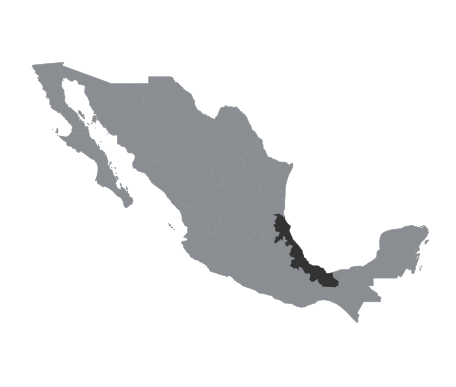

This chart was generated by the following R code:
#### Required libraries
#devtools::install_github("diegovalle/mxmaps") # Install mxmaps from github
library("mxmaps")
library(ggplot2)

#### render the map ####

data(mxstate.map)

MexMap<-ggplot(mxstate.map, aes(long, lat, group=group)) +
  geom_polygon(fill = "#8A8E92", color = "#8A8E92", size = .2) +
  coord_map()+
  theme(axis.line=element_blank(),
        axis.text.x=element_blank(),
        axis.text.y=element_blank(),
        axis.ticks=element_blank(),
        axis.title.x=element_blank(),
        axis.title.y=element_blank(),
        legend.position="none",
        panel.background=element_blank(),
        panel.border=element_blank(),
        panel.grid.major=element_blank(),
        panel.grid.minor=element_blank(),
        plot.background=element_blank())+
  geom_polygon(data= mxstate.map[mxstate.map$id==30,], aes(long, lat))

#ggsave(file="figures/MexMap.svg", plot=MexMap, width=12, height=12)
